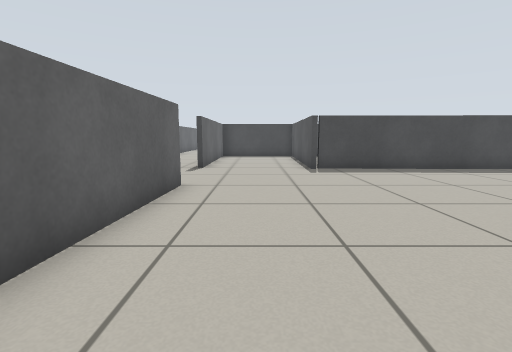
[1] (above)

24 first-person views from a walk through a Gazebo world. The camera is 0.61 m above the floor, tilts 8° down and sees 85° across. Floor lines are 1 m apart. The floor is counted in squares, 0.5 m on a side. Each view is taken from the middle of a square. On the plan, view 1 faces up. The plan holds only what a view shows up to about 13 squares ahead; the rest is blank. The place goes on beyond the plan. Some stock models are drawn as simple stand-ins.

[2]
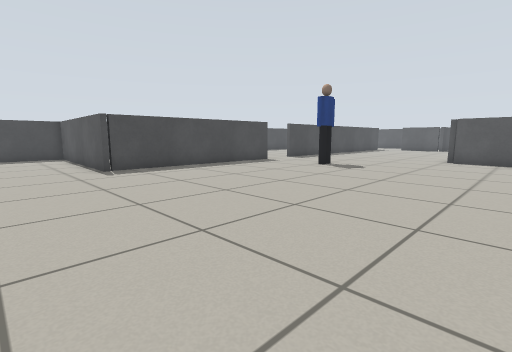

[3]
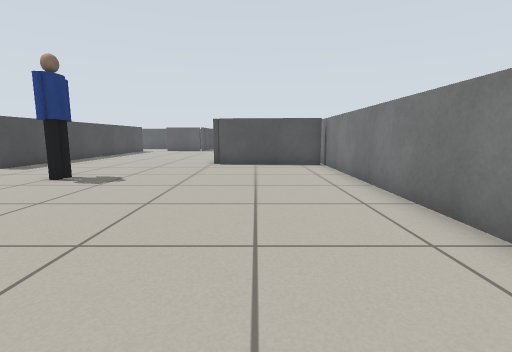

[4]
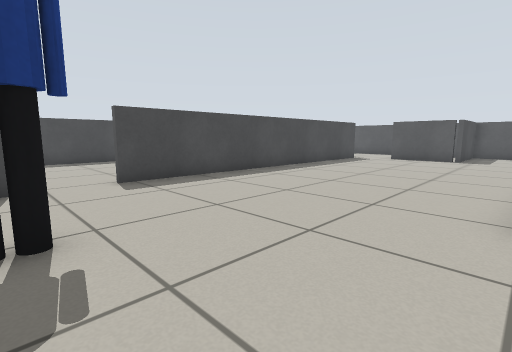

[5]
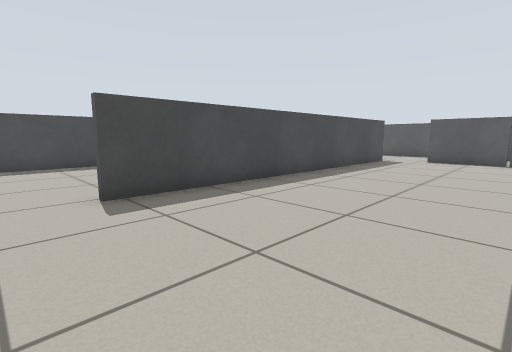

[6]
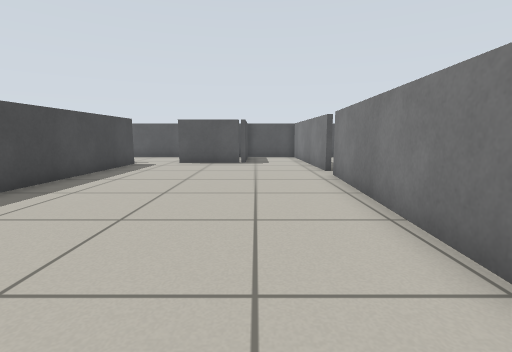

[7]
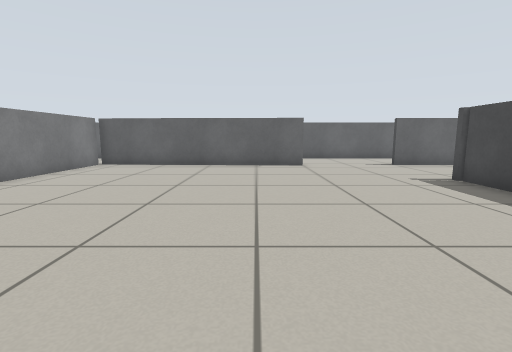

[8]
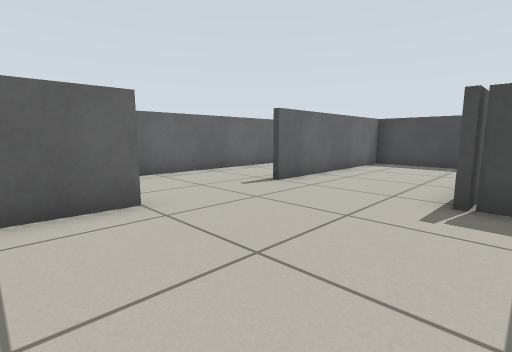

[9]
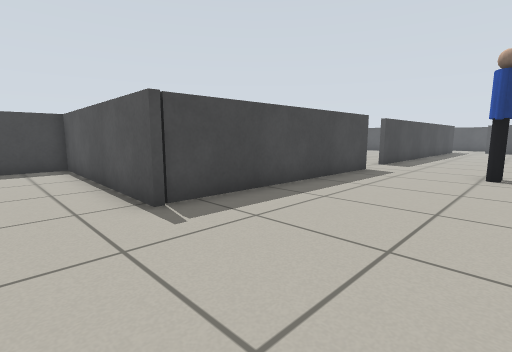

[10]
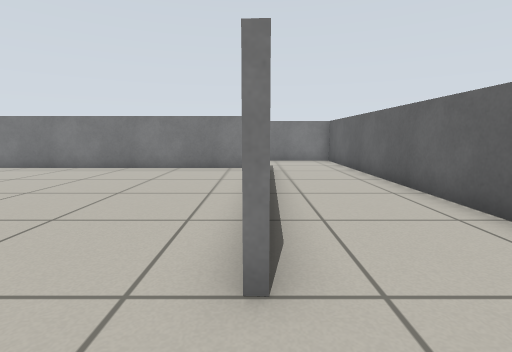

[11]
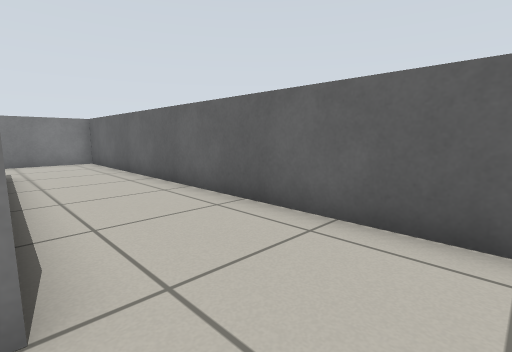

[12]
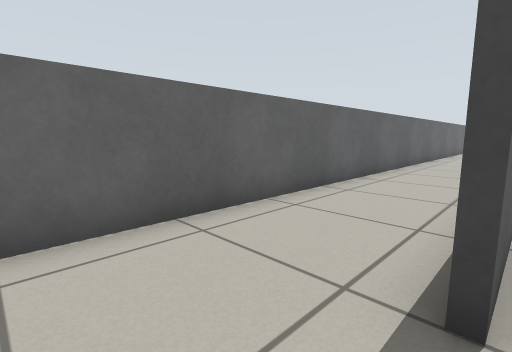

[13]
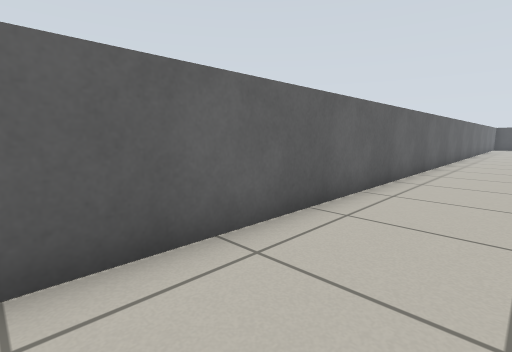

[14]
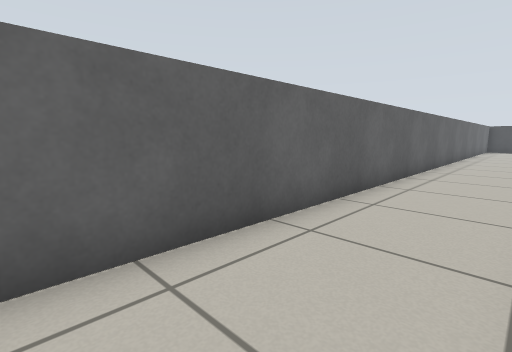

[15]
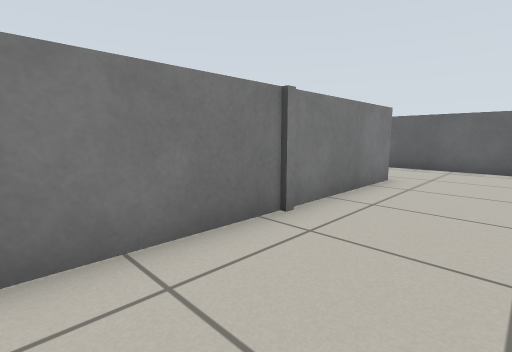

[16]
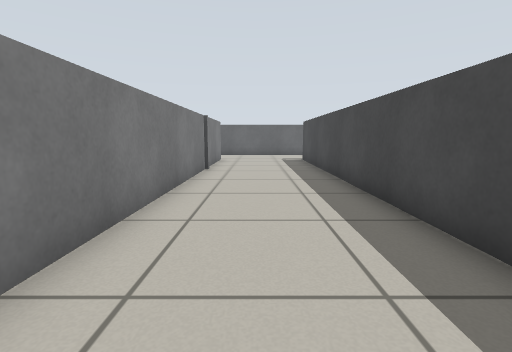

[17]
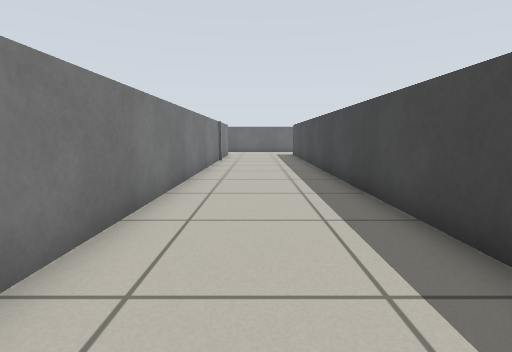

[18]
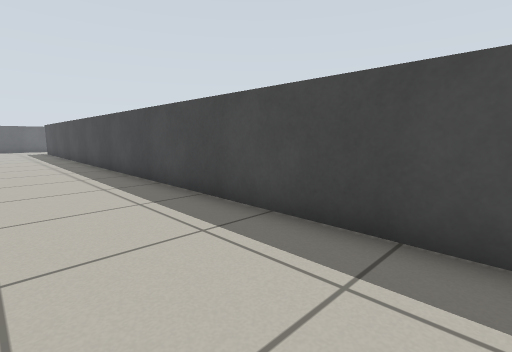

[19]
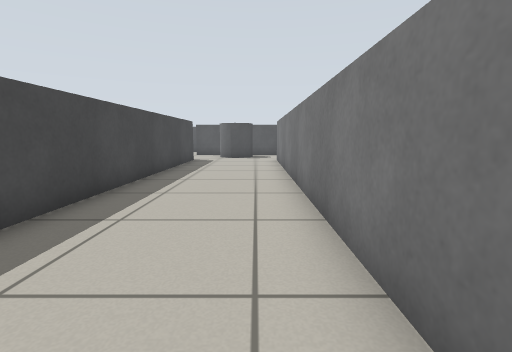

[20]
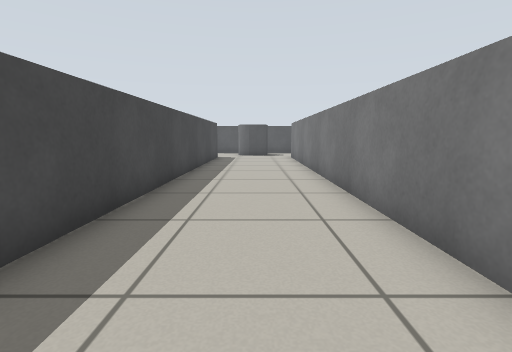

[21]
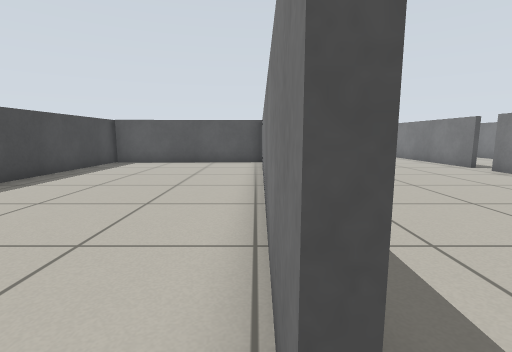

[22]
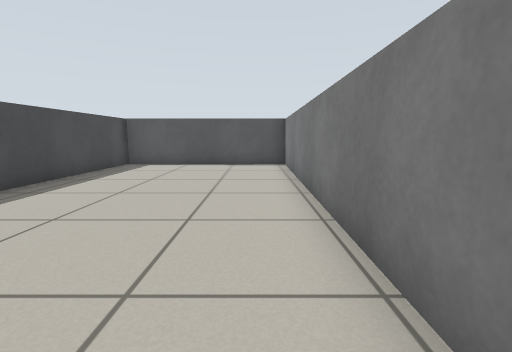

[23]
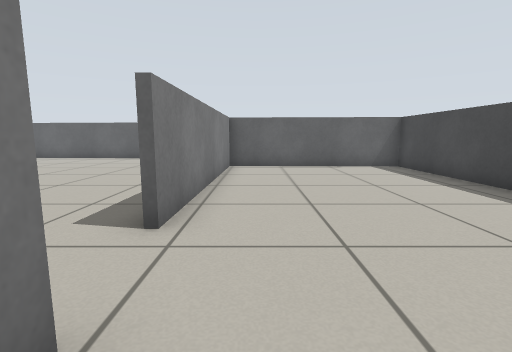

[24]
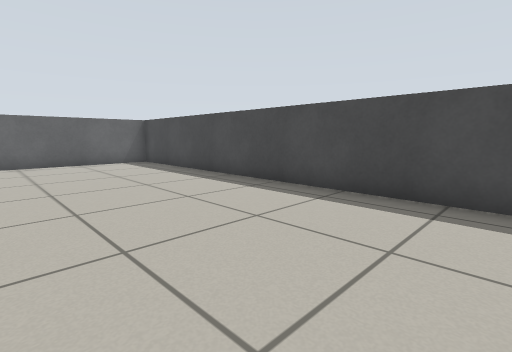

### Floor plan
Points are (right, up) in squares from view 1. A wall is a line through its corners. A room is listed if a view was taken in it or the views show most of it. See-through windows are left out.
Room 1 (views 1, 2, 3, 4, 5, 6, 7, 8, 9, 21)
walls: (10.4, 10.5) (2.1, 10.7) (2.3, 17.9); (15.1, 2.9) (22.1, 2.5); (14.1, -1.8) (14.3, 2.7); (-1.9, 7.1) (-2.3, -1.9) (15, -2); (23, 2.4) (26.1, 2.3); (2.1, 17.9) (-2.1, 17.9) (-2.1, 11); (26.1, 5.4) (26.1, 8.6); (25.7, 10.6) (12.6, 10.7)
ways out: opening at (-2, 9) to room 2; opening at (11.5, 11) to room 3
objects: person (10, 7) to (11, 7)
Room 2 (views 10, 11, 12, 13, 14, 15, 16, 17, 18, 19, 20)
walls: (-2.2, 18.1) (26.5, 17.9); (-5.7, 38) (-5.7, -5.3) (-2.6, -5.3); (26.6, 22.3) (-0.1, 22.5)
ways out: opening at (-2, 9) to room 1
Room 3 (views 22, 23, 24)
walls: (15.9, 17.8) (2.1, 17.9); (12.5, 10.9) (23.3, 10.7); (2.5, 17.9) (2.3, 10.5); (23.3, 10.4) (24.8, 10.4); (2.4, 10.9) (10.4, 10.7); (25.6, 17.7) (19.1, 17.8); (25.5, 10.7) (25.3, 17.7)
ways out: opening at (11.5, 11) to room 1

Where each view was taken, in squares from view 1:
view 1: 0 up, 0 right, facing up
view 2: 0 up, 1 left, facing up-right
view 3: 1 up, 2 right, facing right
view 4: 3 up, 10 right, facing up-right
view 5: 5 up, 11 right, facing up-right
view 6: 5 up, 13 right, facing right
view 7: 5 up, 10 right, facing left
view 8: 5 up, 3 right, facing up-left
view 9: 6 up, 0 right, facing up-right
view 10: 9 up, 2 left, facing down
view 11: 9 up, 2 left, facing down-left
view 12: 9 up, 2 left, facing up-left
view 13: 17 up, 3 left, facing up-left
view 14: 22 up, 3 left, facing up-left
view 15: 21 up, 6 right, facing down-left
view 16: 20 up, 13 right, facing left
view 17: 20 up, 17 right, facing left
view 18: 19 up, 22 right, facing up-left
view 19: 19 up, 15 right, facing right
view 20: 20 up, 13 right, facing right
view 21: 11 up, 12 right, facing right
view 22: 12 up, 13 right, facing right
view 23: 12 up, 14 right, facing left
view 24: 12 up, 16 right, facing up-left
